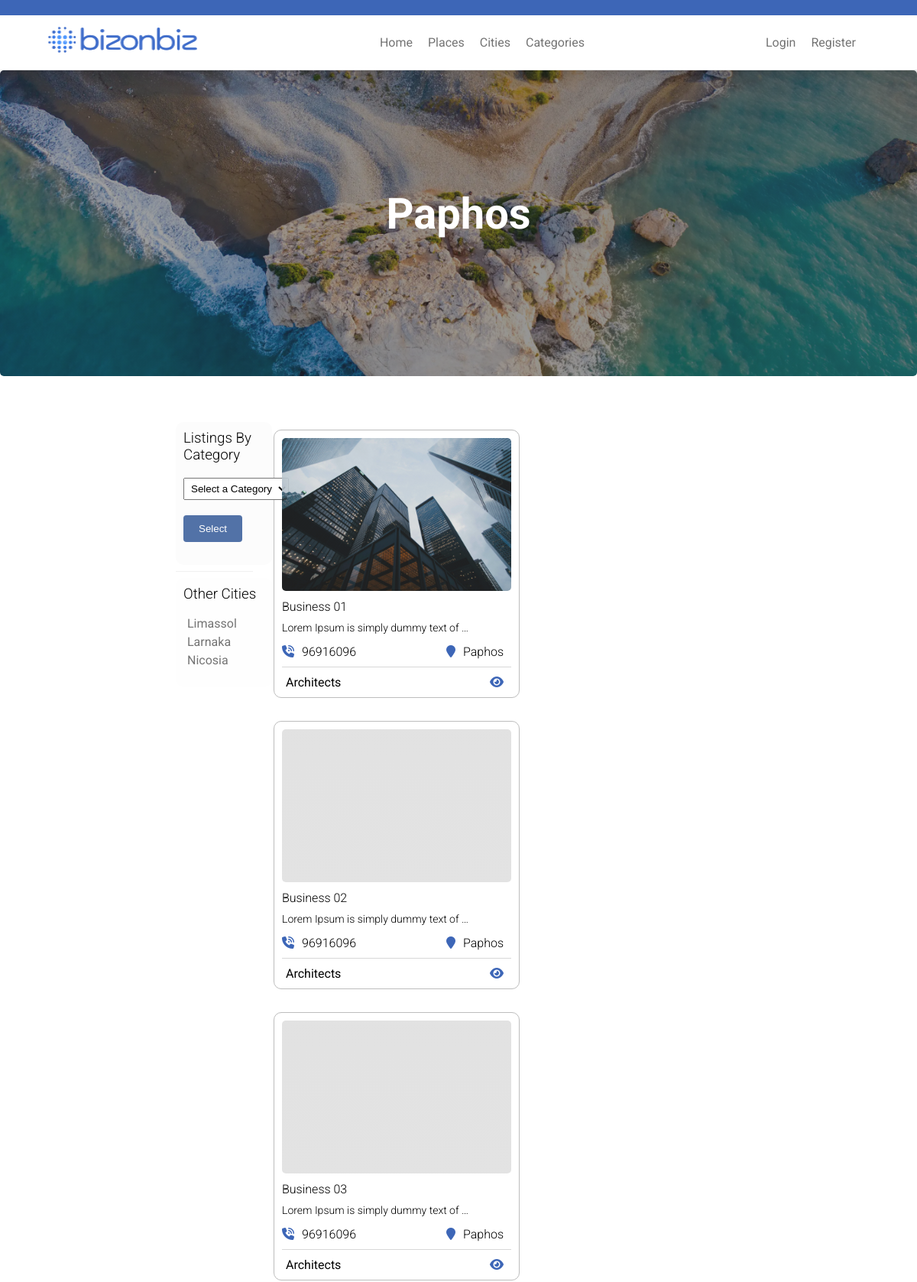
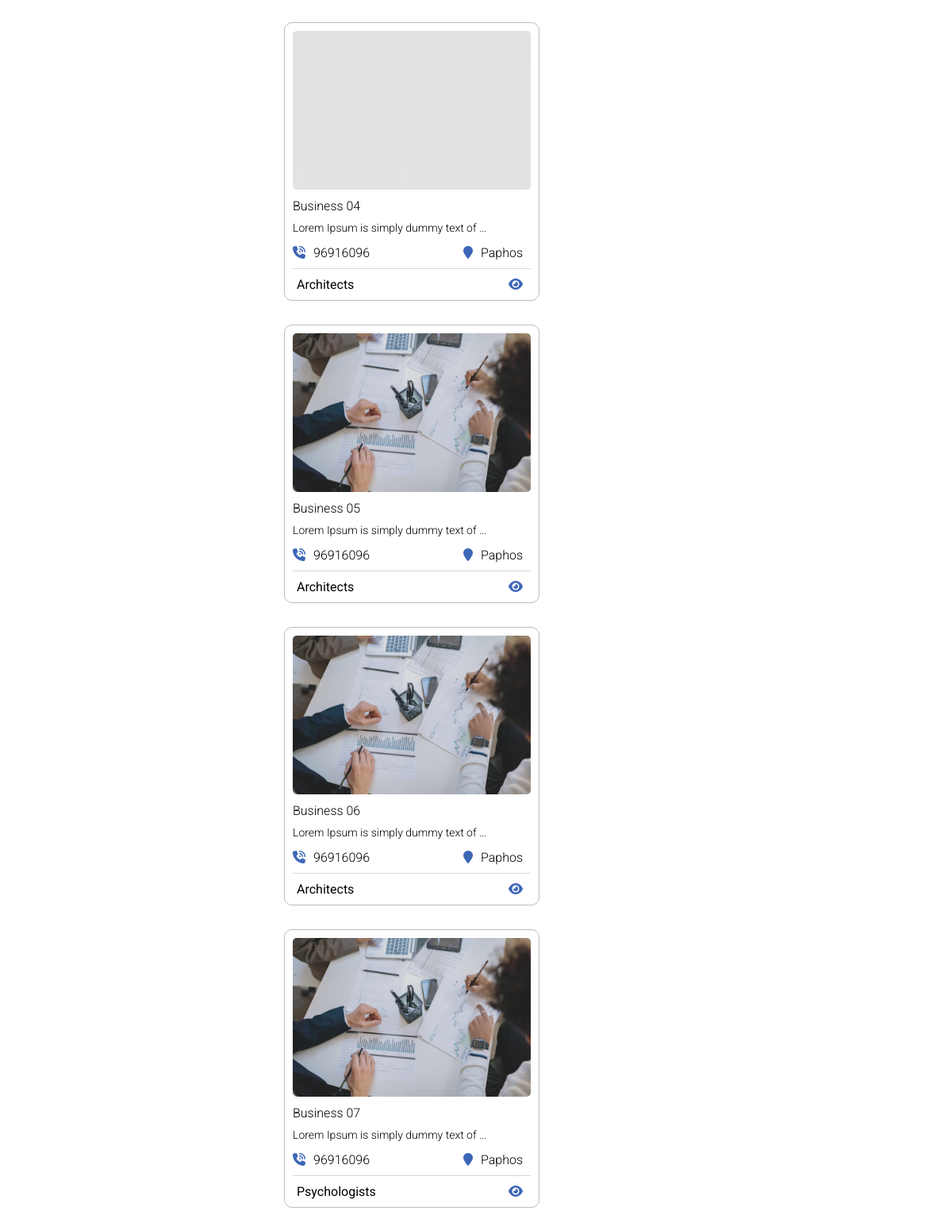
The app's page /city/Paphos (upper part) with its own data (2 pictures, top to bottom).
### listings/models.py (models this page shows, shortened)
class City(models.Model):
    city_name = models.CharField(max_length=255)
    city_photo = models.ImageField(upload_to="city_images",null=True,blank=True)
    def __str__(self):
        return self.city_name

class Business(models.Model):
    user = models.ForeignKey(
        settings.AUTH_USER_MODEL,
        on_delete=models.CASCADE,
    )
    name = models.CharField(max_length=200,blank=False)
    desc = models.TextField(blank=False)
    city = models.ForeignKey(City,on_delete=models.CASCADE,related_name="businesses_by_city")
    category = models.ForeignKey(BusinessCategory,on_delete=models.CASCADE,related_name="businesses_by_category")
    phone = models.CharField(max_length=20)
    website = models.URLField(max_length = 200,blank=True,null=True)
    email = models.EmailField()
    featured = models.BooleanField(default=False)
    partners = models.ManyToManyField(
        "self",
        symmetrical=True,
        blank=True
    )
    address = models.CharField(max_length=255)

class BusinessImage(models.Model):
    business  = models.ForeignKey(Business,on_delete=models.CASCADE,related_name="business_images")
    image = models.ImageField(upload_to="business_images")
    uploaded_time = models.DateTimeField(auto_now_add=True)
    featured_img = models.BooleanField(default=False)

class BusinessCategory(models.Model):
    cat_name = models.CharField(max_length=255)
    cat_photo = models.ImageField(upload_to="cat_images",null=True,blank=True)
    featured = models.BooleanField(default=False)

### listings/views.py (the view, shortened to what this page needs)
# urls.py: path("city/<str:city_name>",views.city, name="city"),
def city(request,city_name):
    cities = City.objects.all()
    categories =  BusinessCategory.objects.all()
    city = City.objects.get(city_name=city_name)
    businesses = city.businesses_by_city.all()
    start = int(request.GET.get("start") or 0)
    end = int(request.GET.get("end") or (start +9))
    data = []
    for business in businesses:
        business.featured_img = business.business_images.filter(featured_img=True).first()
    data = businesses[start:end]
    if request.method == "GET":
        if "submit-filter" in request.GET or "page" in request.GET:
            if request.GET.get("category_select") != "none":
                option_category = request.GET.get("category_select")
            else:
                option_category = ""
            if option_category:
                city = City.objects.get(city_name=city_name)
                businesses = city.businesses_by_city.filter(category=option_category)
                data = generateListings(request,businesses)
                paginator = Paginator(data, 9) #Show 9 per page.
                page_number = request.GET.get('page')
                page_obj = paginator.get_page(page_number)
                return render(request, "listings/city.html",{
                    "cities":cities,
                    "categories":categories,
                    "city":city,
                    "page_obj":page_obj,
                })
            elif not option_city:
                return HttpResponseRedirect(reverse('city', kwargs={'city_name': city}))
    return render(request, "listings/city.html",{
        "cities":cities,
        "city":city,
        "categories":categories,
        "category":category,
        "businesses":data,
    })

### listings/templates/listings/city.html (shortened to what this page needs)
{% extends 'listings/base.html' %}
{% load static %}
{% block main %}
<div class="all-listings-cover" style="
                    background: linear-gradient(45deg,rgba(39, 39, 39, .4),rgba(46, 46, 46, 0.6)), url({{city.city_photo.url}});
                    background-repeat: no-repeat;
                    background-size: cover;
                    background-position: center;
                    border-radius: 5px;
                    height: 400px;
                ">
    <div class="all-listings-cover-content" >
        <hgroup>
            <h1>{{city.city_name}}</h1>
        </hgroup>
    </div>
</div>
<section class="all-businesses">
    <div class="all-businesses-section-wraper">
        <aside class="aside-nav">
            <div class="fixed-aside-nav">
                <div class="aside-form-widget">
                    <form class="filtering-form" action="{% url 'city' city.city_name %}" method="GET">
                        <div class="form-box">
                            <h3>Listings By Category</h3>
                             <select name="category_select" id="category-select">
                                <option value="none" selected>Select a Category</option>
                            </select>
                        </div>
                        <div class="form-box">
                            <input class="btn" name="submit-filter" type="submit" value="Select" id="">
                        </div>
                    </form>
                    <hr>
                    <div class="related-links">
                        <h3>Other Cities</h3>
                        <ul class="related-links-menu">
                            {% for city in cities %}
                                {% if not city.city_name in request.get_full_path %}
                                <li><a href="{% url 'city' city.city_name %}">{{city.city_name}}</a></li>
                                {% endif %}
                            {% endfor %}
                        </ul>
                    </div>
                </div>
            </div>
        </aside>
        <div class="all-businesses-main-content">
            <div class="all-businesses-frwraper">
                {% if request.GET.category_select  %}
                        {% for business in page_obj %}
                            <div class="business">
                                <div class="business--img" style="
                                background: linear-gradient(rgba(39, 39, 39, 0.15),rgba(46, 46, 46, 0.15)), url({{business.featured_img.image.url}});
                                width:300px;
                                height: 200px;
                                background-size: cover;
                                background-position: center;
                                opacity: 0.9;
                                border-radius: 5px;">
                                </div>
                                <h3 class="business-title">{{business.name}}</h3>
                                <p class="business-desc">{{business.desc|truncatewords:7}}</p>
                                <div class="business-details">
                                    <p class="phone"><i class="fa-solid fa-phone-volume" style="color: rgb(0, 0, 0);"></i>{{business.phone}}</p>
                                    <p class="city"><i class="fa-solid fa-location-pin" style="color: rgb(0, 0, 0);"></i>{{business.city}}</p>
                                </div>
                                <div class="business_sub-details">
                                    <div class="featured_cat">
                                        {% if business.category.cat_photo %}
                                        <img src="{{business.category.cat_photo.url}}" alt="">
                                        {% endif %}
                                        <p>{{business.category.cat_name}}</p>
                                    </div>
                                    <div class="business_sub-details-right">
                                        <a href=""><i class="fa-solid fa-eye"></i></a>
                                        <p class="tooltip">View More</p>
                                    </div>
                                </div>
                            </div>
                        {% empty %}
                            <h3 class="no-results">No Results Found</h3>
                        {% endfor %}
                {% else %}
                    {% for business in businesses %}
                        <div class="business">
                            <div class="business--img" style="
                            background: linear-gradient(rgba(39, 39, 39, 0.15),rgba(46, 46, 46, 0.15)), url({{business.featured_img.image.url}});
                            width:300px;
                            height: 200px;
                            background-size: cover;
                            background-position: center;
                            opacity: 0.9;
                            border-radius: 5px;">
                            </div>
                            <h3 class="business-title">{{business.name}}</h3>
                            <p class="business-desc">{{business.desc|truncatewords:7}}</p>
                            <div class="business-details">
                                <p class="phone"><i class="fa-solid fa-phone-volume" style="color: rgb(0, 0, 0);"></i>{{business.phone}}</p>
                                <p class="city"><i class="fa-solid fa-location-pin" style="color: rgb(0, 0, 0);"></i>{{business.city}}</p>
                            </div>
                            <div class="business_sub-details">
                                <div class="featured_cat">
                                    <p>{{business.category.cat_name}}</p>
                                </div>
                                <div class="business_sub-details-right">
                                    <a href=""><i class="fa-solid fa-eye"></i></a>
                                </div>
                            </div>
                        </div>
                    {% endfor %}
                {% endif %}
            </div>
        </div>
    </div>
</section>
{% endblock %}

### records on screen
City: city_photo (picture), city_name "Paphos"
City: city_name "Limassol"
City: city_name "Larnaka"
City: city_name "Nicosia"
Business: featured_img.image (picture), name "Business 01", desc "Lorem Ipsum is simply dummy text of …", phone "96916096", city "Paphos", category.cat_name "Architects"
Business: name "Business 02", desc "Lorem Ipsum is simply dummy text of …", phone "96916096", city "Paphos", category.cat_name "Architects"
Business: name "Business 03", desc "Lorem Ipsum is simply dummy text of …", phone "96916096", city "Paphos", category.cat_name "Architects"
Business: name "Business 04", desc "Lorem Ipsum is simply dummy text of …", phone "96916096", city "Paphos", category.cat_name "Architects"
Business: featured_img.image (placeholder picture), name "Business 05", desc "Lorem Ipsum is simply dummy text of …", phone "96916096", city "Paphos", category.cat_name "Architects"
Business: featured_img.image (placeholder picture), name "Business 06", desc "Lorem Ipsum is simply dummy text of …", phone "96916096", city "Paphos", category.cat_name "Architects"
Business: featured_img.image (placeholder picture), name "Business 07", desc "Lorem Ipsum is simply dummy text of …", phone "96916096", city "Paphos", category.cat_name "Psychologists"
